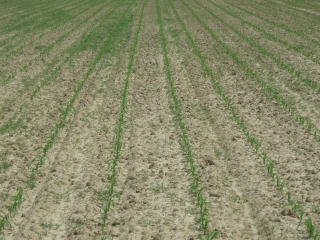
//> input picture crop_row_013.JPG, 320 x 240 px, given in place of the camera
$ ./crop_tracker   (built with g++ and OpenCV 4)
//> lines starting //> are read from the running program, lines starting //| are printed output that depends on the picture; after the words box and inside, x2 and y2 are one past the last pixel; in counts of white or black regions, pixels touching at a corner belong together
#include <opencv2/core.hpp>
#include <opencv/cv.hpp>
#include <string>
#include <opencv2/imgproc/imgproc.hpp>
#include <iostream>
#include <vector>
#include <math.h>
#include <limits.h>

using cv::cvtColor;
using cv::imread;
using cv::imshow;
using cv::Mat;
using cv::Scalar;
using cv::Vec2f;
using cv::Vec3b;
using cv::Vec4i;
using cv::waitKey;

using std::cout;
using std::string;
using std::vector;

#define DEBUGGING 0

void cropRowDetec(Mat &m);
void grayTransform(Mat &m);
void skeletonize(Mat &m);
vector<cv::Vec2f> houghTransform(Mat &m);
void filterSimLines(vector<Vec2f> &lines);
double solveforB(const Vec2f & twoPts);
cv::Vec2d twoPoints2Polar(const cv::Vec4i &line);
double intersection(const cv::Point2f p1, const cv::Point2f p2, const cv::Point2f p3, const cv::Point2f p4);
//double average(Mat &m);

const int HOUGH_RHO = 2;				 //Distance resolution of the accumulator in pixels
const double HOUGH_ANGLE = CV_PI / 45.0; //Angle resolution of the accumulator in radians --------- 4 degrees
const int HOUGH_THRESH_MAX = 100;			  //Accumulator threshold parameter.Only those lines are returned that get enough votes
const int HOUGH_THRESH_MIN = 10;
const int HOUGH_THRESH_INCR = 1;
const int NUMBER_OF_ROWS = 3;						 //how many crop rows to detect
const double THETA_SIM_THRESH = CV_PI / 30.0; //How similar two rows can be ----- 6 degrees
const int RHO_SIM_THRESH = 8;						 //How similar two rows can be
const double ANGLE_THRESH = CV_PI / 6.0;	//How steep angles the crop rows can be in radians -------- 30 degrees
const string FILE_NAME = "crop_row_013.JPG";

int main(int argc, char const *argv[])
{
	if(argc >= 2)
	{
		cout << "Read image from commandline\n";

		for(size_t i = 1; i < argc; i++)
		{
			Mat im = imread(argv[i]);
			if (im.empty())
			{
				cout << "Wrong File Name!\n";
				cout << "File name is" << argv[i] << "\n";
				return EXIT_FAILURE;
			}
			cropRowDetec(im);
			string path = "output/" + string(argv[i]);
			cout << "Writing to file:" << path << "\n";
			cv::imwrite(path, im);
		}


	}
	if(argc == 1)
	{
		//cout << "Read image from constant\n";

		cout << "Use webcam";
		cv::VideoCapture cap(0); // open the default camera
		if (!cap.isOpened())  // check if we succeeded
			return EXIT_FAILURE;
		while (true)
		{
			Mat im;
			cap >> im;
//> im is the input picture: 240 rows x 320 cols, CV_8UC3; mean B, G, R 105.9, 138, 136.9
			cropRowDetec(im);
			imshow("Crop Rows", im);
			if (waitKey(30) >= 0) break;
		}
		/*Mat im = imread(FILE_NAME);
		cropRowDetec(im);*/
	}

	cout << "Done\n";
	return EXIT_SUCCESS;
}

void cropRowDetec(Mat &m)
{
	Mat original;
	m.copyTo(original);
	grayTransform(m);
//> after the loop in grayTransform, `for (size_t i = 0; i < m.rows; i++)`:
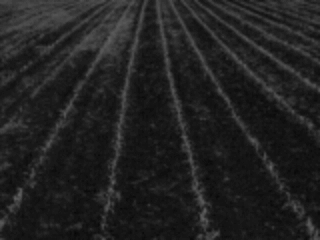
//> m: 240 rows x 320 cols, CV_8UC3; min 5, max 97, mean 33.1
	if (DEBUGGING)
	{
		imshow("Gray", m);
	}
	skeletonize(m);
//> in skeletonize, `cv::threshold(m, binIm, 0, 255, cv::THRESH_BINARY | cv::THRESH_OTSU);`:
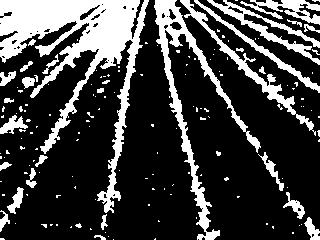
//> binIm: 240 rows x 320 cols, CV_8UC1; 24.9% white; 158 white regions (128 under 20 px), largest, box (x1, y1, x2, y2) and area: (0, 0, 149, 213) 8955, (154, 0, 261, 240) 3230, (180, 0, 316, 136) 1375
//> the loop in skeletonize, `while (!done)` made 34 passes
//> zeros on passes 1 to 12: 63497, 67973, 71105, 72653, 73286, 73695, 74032, 74330, 74598, 74832, 75044, 75242
//> pass 1, in skeletonize, `cv::subtract(m, temp, temp);`:
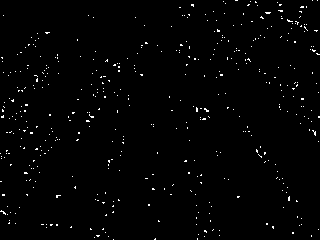
//> temp: 240 rows x 320 cols, CV_8UC1; 1.2% white in thin lines or dots
//> after the loop in skeletonize, `while (!done)`: m: 240 rows x 320 cols, CV_8UC1; every value is 0
//> after the loop in skeletonize, `while (!done)`:
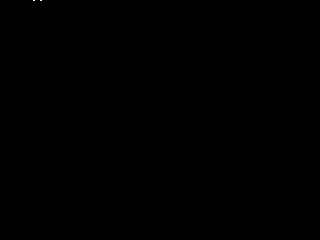
//> temp: 240 rows x 320 cols, CV_8UC1; 0.01% white in thin lines or dots, all inside (x1, y1, x2, y2) = (33, 0, 42, 1)
//> after the loop in skeletonize, `while (!done)`:
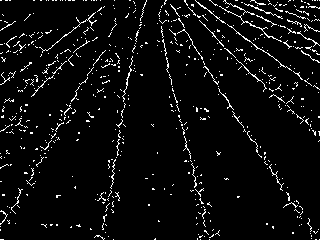
//> skel: 240 rows x 320 cols, CV_8UC1; 4.9% white in thin lines or dots
	if (DEBUGGING)
	{
		imshow("Skele", m);
	}

	auto lines = houghTransform(m);
//> the loop in houghTransform, `while(hough_thresh > HOUGH_THRESH_MIN && !row_found)` made 5 passes
//> lines on passes 1 to 5: 2 items: [136, 0.14], [-152, 2.93], 2 items: [136, 0.14], [-152, 2.93], 2 items: [136, 0.14], [-152, 2.93], 2 items: [136, 0.14], [-152, 2.93], 3 items: [136, 0.14], [-152, 2.93], [110, 0.49]
//> after the loop in houghTransform, `while(hough_thresh > HOUGH_THRESH_MIN && !row_found)`: hough_thresh = 95
//> lines = 3 items: [136, 0.14], [-152, 2.93], [110, 0.49]

	//my code
	int j = 0;
	cv::Point2f points[lines.size()*2];
	//end my code

	for (size_t i = 0; i < lines.size(); i++)
	{
		float rho = lines[i][0], theta = lines[i][1];
		cv::Point pt1, pt2;
		double a = cos(theta), b = sin(theta);
		double x0 = a * rho, y0 = b * rho;
		pt1.x = cvRound(x0 + 1000 * (-b));
		pt1.y = cvRound(y0 + 1000 * (a));
		pt2.x = cvRound(x0 - 1000 * (-b));
		pt2.y = cvRound(y0 - 1000 * (a));
		cv::line(original, pt1, pt2, Scalar(0, 0, 255), 3, CV_AA);

		//my code
		points[j] = pt1;
		points[j+1] = pt2;
		j += 2;
		//end my code
	}
//> this loop made 3 passes
//> (rho, theta, a, b, x0, y0) on passes 1 to 3: (136, 0.14, 0.99, 0.139, 134.7, 18.93), (-152, 2.93, -0.978, 0.208, 148.7, -31.6), (110, 0.489, 0.883, 0.469, 97.12, 51.64)
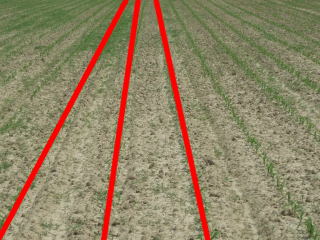
//> original: 240 rows x 320 cols, CV_8UC3; 6.72% of pixels changed, all inside (x1, y1, x2, y2) = (0, 0, 211, 240)
//> after the loop, j = 6

	//my code
	double xCoord[lines.size() - 1];
	int b = 0;
	for(int a = 0; a < lines.size()-1; a++)
	{
		xCoord[a] = intersection(points[b],points[b+1],points[b+2],points[b+3]);
		b += 2;
	}
//> this loop made 2 passes
//> (slope1 in intersection, slope2 in intersection, xCoord in intersection) on passes 1 to 2: (-7.12, 4.7, 144.8), (4.7, -1.88, 147)
//> after the loop, b = 4

	double sum = 0;
	for(int k = 0; k < lines.size()-1;k++)
	{
		sum += xCoord[k];
	}
//> this loop made 2 passes
//> after the loop, sum = 291.8
	double xAvg = sum/(lines.size()-1);
//> xAvg = 145.9
	cv::Point pt3, pt4;
	pt3.x =xAvg;
//> pt3 = Point(145, 0)
	pt4.x = xAvg;
//> pt4 = Point(145, 0)
	pt3.y = 0;
	pt4.y = 100;
//> pt4 = Point(145, 100)
	cv::line(original, pt3, pt4, Scalar(0, 0, 255), 3, CV_AA);
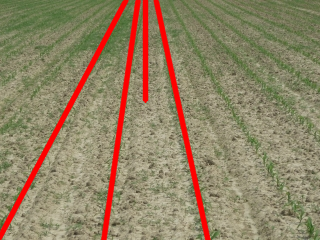
//> original: 240 rows x 320 cols, CV_8UC3; 0.93% of pixels changed, all inside (x1, y1, x2, y2) = (142, 0, 149, 103)
	cout << "The average x coordinate intersection is: " << xAvg << std::endl;
//| The average x coordinate intersection is: 145.905
//> the Esc key is pressed
	//end my code

	m = original;
	if (DEBUGGING)
	{
		imshow("Lines", m);
		waitKey(0);
	}
}

void grayTransform(Mat &m)
{

	for (size_t i = 0; i < m.rows; i++)
	{
		for (size_t j = 0; j < m.cols; j++)
		{

			Vec3b bgr = m.at<Vec3b>(i, j);
			auto GVal = 2 * bgr[1] - bgr[0] - bgr[2];
			m.at<Vec3b>(i, j)[0] = GVal;
			m.at<Vec3b>(i, j)[1] = GVal;
			m.at<Vec3b>(i, j)[2] = GVal;

		}
	}

	Mat temp;
	cv::cvtColor(m, temp, cv::COLOR_BGR2GRAY);
	m = temp;
}

void skeletonize(Mat &m)
{
	Mat binIm;
	cv::threshold(m, binIm, 0, 255, cv::THRESH_BINARY | cv::THRESH_OTSU);
	m = binIm;

	auto size = m.rows * m.cols;
	cv::Mat skel(m.size(), CV_8UC1, cv::Scalar(0));
	cv::Mat temp(m.size(), CV_8UC1);
	cv::Mat element = cv::getStructuringElement(cv::MORPH_CROSS, cv::Size(3, 3));

	bool done = false;
	while (!done)
	{
		Mat eroded;
		cv::erode(m, eroded, element);
		cv::dilate(eroded, temp, element);
		cv::subtract(m, temp, temp);
		cv::bitwise_or(skel, temp, skel);
		m = eroded;
		auto zeros = size - cv::countNonZero(m);
		if (zeros == size)
		{
			done = true;
		}
	}

	m = skel;
}

vector<cv::Vec2f> houghTransform(Mat &m)
{

	int hough_thresh = HOUGH_THRESH_MAX;
	bool row_found = false;

	vector<cv::Vec2f> lines;
	while(hough_thresh > HOUGH_THRESH_MIN && !row_found)
	{
		lines.clear();
		cv::HoughLines(m, lines, HOUGH_RHO, HOUGH_ANGLE, hough_thresh);

		filterSimLines(lines);

		hough_thresh -= HOUGH_THRESH_INCR;
		if(lines.size() >= NUMBER_OF_ROWS)
		{
			row_found = true;
		}
	}

	return lines;
}

double solveforB(const Vec2f &twoPts)
{
	if (twoPts[2] - twoPts[0] == 0)
	{
		return std::numeric_limits<double>::max();
	}
		double m = (twoPts[3] - twoPts[1]) / (twoPts[2] - twoPts[0]);
	return twoPts[3] - twoPts[2] * m;
}

void filterSimLines(vector<Vec2f> &lines)
{
	if (!lines.empty())
	{
		for (int i = lines.size() - 1; i >= 0; i--)
		{
			if (  ( (ANGLE_THRESH <= lines[i][1]) && (lines[i][1] <= CV_PI - ANGLE_THRESH) )  ||
				  /*( (-ANGLE_THRESH > lines[i][1]) && (lines[i][1] > ANGLE_THRESH - CV_PI) ) ||*/
				lines[i][1] <= 0.0001)
			{
				lines.erase(lines.begin() + i);
			}
			else
			{
				for (size_t j = 0; j < lines.size(); j++)
				{

					if (j != i)
					{
						if (abs(lines[i][1] - lines[j][1]) < THETA_SIM_THRESH)
						{
							if (abs(lines[i][0] - lines[j][0]) < RHO_SIM_THRESH)
							{
								lines.erase(lines.begin() + i);
								break;
							}

						}

						// [10 lines of commented-out code are left out]
					}

				}

			}

		}
	}

}

cv::Vec2d twoPoints2Polar(const cv::Vec4i &line)
{
	// Get points from the vector
	cv::Point2f p1(line[0], line[1]);
	cv::Point2f p2(line[2], line[3]);

	// Compute 'rho' and 'theta'
	double rho = abs(p2.x * p1.y - p2.y * p1.x) / cv::norm(p2 - p1);
	double theta = -atan2((p2.x - p1.x), (p2.y - p1.y));

	// You can have a negative distance from the center
	// when the angle is negative
	if (theta < 0)
	{
		rho = -rho;
	}

	// [4 lines of commented-out code are left out]
	return cv::Vec2d(rho, theta);
}

//start my code
double intersection(const cv::Point2f p1, const cv::Point2f p2, const cv::Point2f p3, const cv::Point2f p4)
{
	double slope1 = (p1.y-p2.y)/(p1.x-p2.x);
	double slope2 = (p3.y-p4.y)/(p3.x-p4.x);

	double xCoord = ((p3.y-p1.y) + (slope1*p1.x) - (slope2*p3.x))/(slope1-slope2);
	return xCoord;
}
// [39 lines of commented-out code are left out]

$ run again, on crop_row_016.JPG
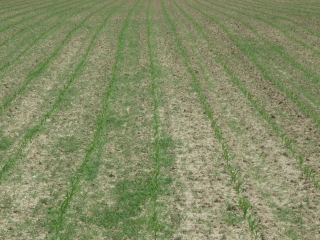
//> input picture crop_row_016.JPG, 320 x 240 px
//> im is the input picture: 240 rows x 320 cols, CV_8UC3; mean B, G, R 102.3, 139.8, 132.6
//> binIm: 240 rows x 320 cols, CV_8UC1; 36.8% white; 175 white regions (133 under 20 px), largest, box (x1, y1, x2, y2) and area: (39, 0, 183, 240) 12391, (0, 0, 129, 185) 6755, (185, 0, 320, 128) 2116
//> the loop in skeletonize, `while (!done)` made 15 passes
//> zeros on passes 1 to 8: 57050, 63408, 67832, 70878, 72900, 74215, 75117, 75770
//> after the loop in skeletonize, `while (!done)`:
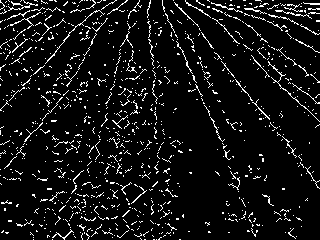
//> skel: 240 rows x 320 cols, CV_8UC1; 7.5% white in thin lines or dots
//> the loop in houghTransform, `while(hough_thresh > HOUGH_THRESH_MIN && !row_found)` made 24 passes
//> lines on passes 1 to 8: 1 item: [-144, 2.72], 1 item: [-144, 2.72], 1 item: [-144, 2.72], 1 item: [-144, 2.72], 1 item: [-144, 2.72], 1 item: [-144, 2.72], 1 item: [-144, 2.72], 1 item: [-144, 2.72]
//> after the loop in houghTransform, `while(hough_thresh > HOUGH_THRESH_MIN && !row_found)`: hough_thresh = 76
//> in cropRowDetec, `auto lines = houghTransform(m);`: lines = 3 items: [-144, 2.72], [-146, 3.07], [132, 0.28]
//> the loop in cropRowDetec, `for (size_t i = 0; i < lines.size(); i++)` made 3 passes
//> (rho, theta, a, b, x0, y0) on passes 1 to 3: (-144, 2.72, -0.914, 0.407, 131.6, -58.57), (-146, 3.07, -0.998, 0.0698, 145.6, -10.18), (132, 0.279, 0.961, 0.276, 126.9, 36.38)
//> after the loop in cropRowDetec, `for (size_t i = 0; i < lines.size(); i++)`: j = 6
//> the loop in cropRowDetec, `for(int a = 0; a < lines.size()-1; a++)` made 2 passes
//> (slope1 in intersection, slope2 in intersection, xCoord in intersection) on passes 1 to 2: (2.25, 14.35, 144.1), (14.35, -3.48, 144.5)
//> after the loop in cropRowDetec, `for(int a = 0; a < lines.size()-1; a++)`: b = 4
//> the loop in cropRowDetec, `for(int k = 0; k < lines.size()-1;k++)` made 2 passes
//> after the loop in cropRowDetec, `for(int k = 0; k < lines.size()-1;k++)`: sum = 288.7
//> xAvg = 144.3
//> pt3 = Point(144, 0)
//> in cropRowDetec, `pt4.y = 100;`: pt4 = Point(144, 100)
//> in cropRowDetec, `cv::line(original, pt3, pt4, Scalar(0, 0, 255), 3, CV_AA);`:
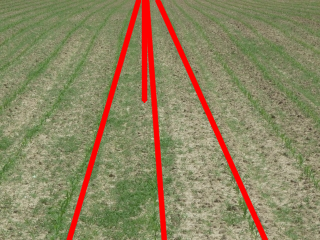
//> original: 240 rows x 320 cols, CV_8UC3; mean B, G, R 96.9, 131.8, 140.5
//| The average x coordinate intersection is: 144.328
//> path = "output/crop_row_016.JPG"
//| Writing to file:output/crop_row_016.JPG

$ run again, on crop_row_049.JPG
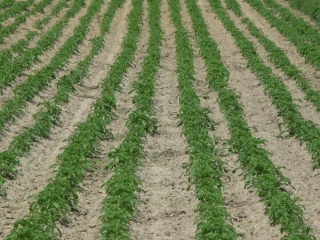
//> input picture crop_row_049.JPG, 320 x 240 px
//> im is the input picture: 240 rows x 320 cols, CV_8UC3; mean B, G, R 89.9, 130, 118.4
//> binIm: 240 rows x 320 cols, CV_8UC1; 46.9% white; 40 white regions (25 under 20 px), largest, box (x1, y1, x2, y2) and area: (5, 0, 143, 240) 5918, (184, 0, 314, 240) 5552, (168, 0, 243, 240) 5448
//> the loop in skeletonize, `while (!done)` made 25 passes
//> zeros on passes 1 to 8: 45924, 50675, 55033, 59047, 62668, 65859, 68495, 70595
//> after the loop in skeletonize, `while (!done)`:
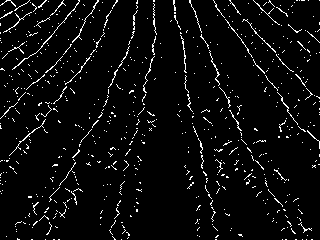
//> skel: 240 rows x 320 cols, CV_8UC1; 4.6% white in thin lines or dots
//> the loop in houghTransform, `while(hough_thresh > HOUGH_THRESH_MIN && !row_found)` made 27 passes
//> lines on passes 14 to 21: 1 line (rho, theta): [-164, 2.93], 1 line (rho, theta): [-164, 2.93], 2 lines (rho, theta): [-164, 2.93], [-178, 2.79], 2 lines (rho, theta): [-164, 2.93], [-178, 2.79], 2 lines (rho, theta): [-164, 2.93], [-178, 2.79], 2 lines (rho, theta): [-164, 2.93], [-178, 2.79], 2 lines (rho, theta): [-164, 2.93], [-178, 2.79], 2 lines (rho, theta): [-164, 2.93], [-178, 2.79]
//> after the loop in houghTransform, `while(hough_thresh > HOUGH_THRESH_MIN && !row_found)`: hough_thresh = 73
//> in cropRowDetec, `auto lines = houghTransform(m);`: lines = 3 items: [-164, 2.93], [-178, 2.79], [160, 0.21]
//> the loop in cropRowDetec, `for (size_t i = 0; i < lines.size(); i++)` made 3 passes
//> (rho, theta, a, b, x0, y0) on passes 1 to 3: (-164, 2.93, -0.978, 0.208, 160.4, -34.1), (-178, 2.79, -0.94, 0.342, 167.3, -60.88), (160, 0.209, 0.978, 0.208, 156.5, 33.27)
//> after the loop in cropRowDetec, `for (size_t i = 0; i < lines.size(); i++)`: j = 6
//> the loop in cropRowDetec, `for(int a = 0; a < lines.size()-1; a++)` made 2 passes
//> (slope1 in intersection, slope2 in intersection, xCoord in intersection) on passes 1 to 2: (4.71, 2.75, 137.7), (2.75, -4.71, 173)
//> after the loop in cropRowDetec, `for(int a = 0; a < lines.size()-1; a++)`: b = 4
//> the loop in cropRowDetec, `for(int k = 0; k < lines.size()-1;k++)` made 2 passes
//> after the loop in cropRowDetec, `for(int k = 0; k < lines.size()-1;k++)`: sum = 310.6
//> xAvg = 155.3
//> pt3 = Point(155, 0)
//> in cropRowDetec, `pt4.y = 100;`: pt4 = Point(155, 100)
//> in cropRowDetec, `cv::line(original, pt3, pt4, Scalar(0, 0, 255), 3, CV_AA);`:
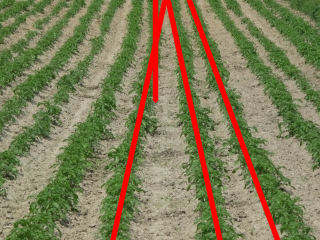
//> original: 240 rows x 320 cols, CV_8UC3; mean B, G, R 86.6, 123.4, 128.1
//| The average x coordinate intersection is: 155.315
//> path = "output/crop_row_049.JPG"
//| Writing to file:output/crop_row_049.JPG
